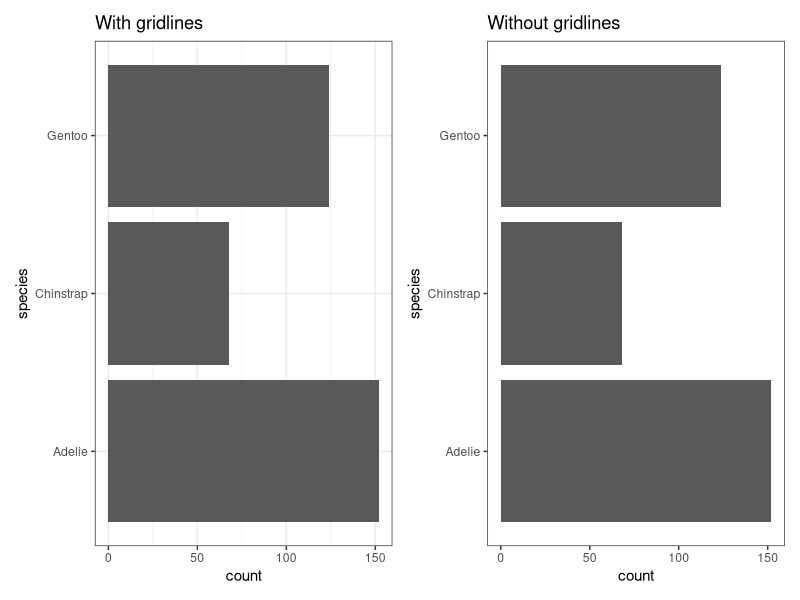

Recreate this plot in R. (Note: this script raises an error after producing the figure.)
## ---- chunk 1
library(tidyverse)
library(patchwork)
library(palmerpenguins)
## ---- chunk 2
et <- penguins %>% 
  ggplot(aes(y=species)) +
  geom_bar()  +
  theme_bw() +
  ggtitle("With gridlines")

to <- penguins %>% 
  ggplot(aes(y=species)) +
  geom_bar()  +
  theme_bw() +
  theme(panel.grid = element_blank()) +
  ggtitle("Without gridlines")

et + to

## ---- chunk 3
library(palmerpenguins)
penguins |> 
filter(species == "Adelie") |> 
ggplot(aes(x=body_mass_g)) +
geom_line(aes(y = bill_depth_mm)) +
geom_line(aes(y = flipper_length_mm/5)) +
scale_y_continuous(sec.axis = sec_axis(~.*5)) +
theme_ipsum()


## ---- chunk 4
library(plotrix)
slices <- c(20, 40, 30, 15)
labels <- c("A", "B", "C", "D")

pie3D(slices, labels = labels, explode = 0.1, main = "3D Pie Chart")

